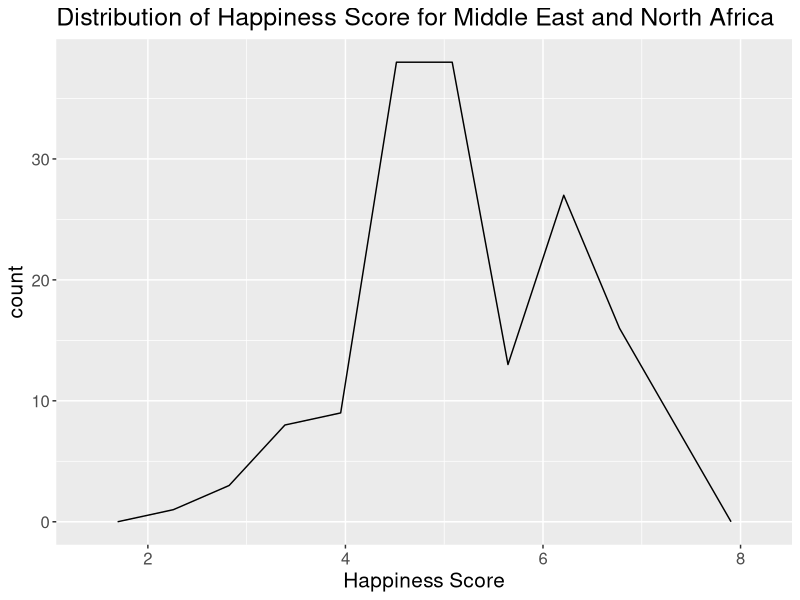

Here is the R script that generated this plot:
library(tidyverse)

# load data
whr <- read.csv("Data/WHR_AllYears.csv")
whr_me_na <- subset(whr, region=="Middle East and North Africa")
str(whr_me_na)

ggplot(whr_me_na, aes(x = happiness_score)) +
  geom_freqpoly(bins = 10) +
  ggtitle("Distribution of Happiness Score for Middle East and North Africa") +
  xlab("Happiness Score") +
  theme(text = element_text(size = 15))
